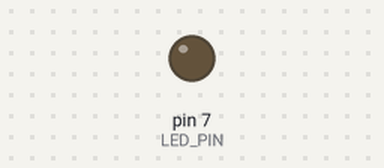
Recording of a sketch running on a simulated Arduino Uno, built with avr-gcc and run on an emulated ATmega328P. Shown: output pins drawn as LEDs (lit = HIGH).

Above: at 0.05 s.
At 0.25 s:
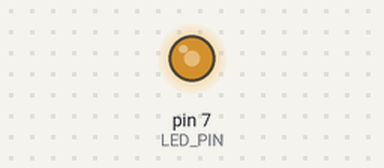
At 0.45 s:
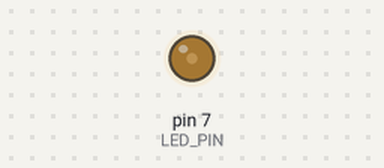
At 1.0 s:
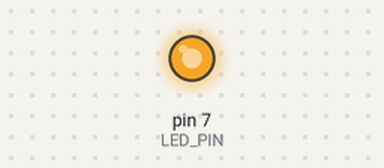
Timing chart, 0 to 3.0 s (numbered marks = the images above):
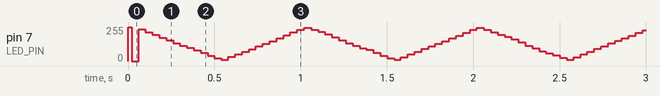

The sketch:

06C17.ino
```cpp
const int LED_PIN = 7;
const int PERIODS[] = {10000, 1000, 100};
const unsigned long TICK_US = 5000;

int cur_period = 1000;
int cur_duty = 0;
int on_us, off_us;

void update_pulse() {
  on_us = (long)cur_period * cur_duty / 100;
  off_us = cur_period - on_us;
}
void set_period(int period) { cur_period = constrain(period, 100, 10000); update_pulse(); }
void set_duty(int duty) { cur_duty = constrain(duty, 0, 100); update_pulse(); }

void pwm_cycle() {
  if (on_us > 0) { digitalWrite(LED_PIN, LOW); delayMicroseconds(on_us); }
  if (off_us > 0) { digitalWrite(LED_PIN, HIGH); delayMicroseconds(off_us); }
}

unsigned long last_tick;
int tick = 0;

void setup() {
  pinMode(LED_PIN, OUTPUT);
  set_period(PERIODS[0]);
  set_duty(0);
  last_tick = micros();
}

void loop() {
  pwm_cycle();
  if (micros() - last_tick < TICK_US) return;

  while (micros() - last_tick >= TICK_US) {
    last_tick += TICK_US;
    tick = (tick + 1) % 3000;
  }
  int s = tick % 200;
  set_period(PERIODS[tick / 1000]);
  set_duty(s <= 100 ? s : 200 - s);
}
```
